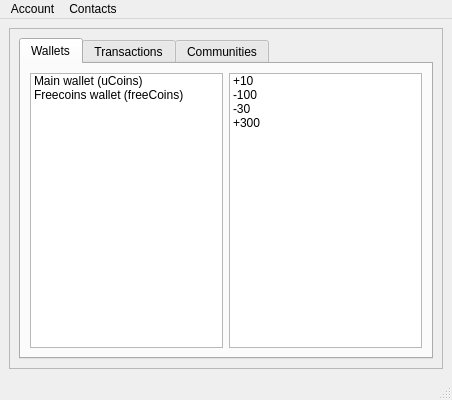
<?xml version="1.0" encoding="UTF-8"?>
<ui version="4.0">
 <class>MainWindow</class>
 <widget class="QMainWindow" name="MainWindow">
  <property name="geometry">
   <rect>
    <x>0</x>
    <y>0</y>
    <width>452</width>
    <height>400</height>
   </rect>
  </property>
  <property name="windowTitle">
   <string notr="true">CuteCoin</string>
  </property>
  <widget class="QWidget" name="centralwidget">
   <layout class="QHBoxLayout" name="horizontalLayout_2">
    <item>
     <widget class="QFrame" name="actionsFrame">
      <property name="frameShape">
       <enum>QFrame::StyledPanel</enum>
      </property>
      <property name="frameShadow">
       <enum>QFrame::Raised</enum>
      </property>
      <layout class="QVBoxLayout" name="verticalLayout">
       <item>
        <widget class="QTabWidget" name="tabWidget">
         <property name="currentIndex">
          <number>0</number>
         </property>
         <widget class="QWidget" name="walletsTab">
          <attribute name="title">
           <string>Wallets</string>
          </attribute>
          <layout class="QHBoxLayout" name="horizontalLayout">
           <item>
            <widget class="QListWidget" name="listWidget_2">
             <item>
              <property name="text">
               <string>Main wallet (uCoins)</string>
              </property>
             </item>
             <item>
              <property name="text">
               <string>Freecoins wallet (freeCoins)</string>
              </property>
             </item>
            </widget>
           </item>
           <item>
            <widget class="QListWidget" name="listWidget_3">
             <item>
              <property name="text">
               <string>+10</string>
              </property>
             </item>
             <item>
              <property name="text">
               <string>-100</string>
              </property>
             </item>
             <item>
              <property name="text">
               <string>-30</string>
              </property>
             </item>
             <item>
              <property name="text">
               <string>+300</string>
              </property>
             </item>
            </widget>
           </item>
          </layout>
         </widget>
         <widget class="QWidget" name="transactionsTab">
          <attribute name="title">
           <string>Transactions</string>
          </attribute>
          <layout class="QHBoxLayout" name="horizontalLayout_3">
           <item>
            <layout class="QVBoxLayout" name="verticalLayout_3">
             <item>
              <widget class="QLabel" name="label">
               <property name="text">
                <string>Sent</string>
               </property>
              </widget>
             </item>
             <item>
              <widget class="QListWidget" name="listWidget">
               <item>
                <property name="text">
                 <string>100 to Caner Candan (0x5D2662E0F300EBAD)</string>
                </property>
               </item>
               <item>
                <property name="text">
                 <string>30 to cgeek twicedd (0x399EB3415C237F93)</string>
                </property>
               </item>
              </widget>
             </item>
            </layout>
           </item>
           <item>
            <layout class="QVBoxLayout" name="verticalLayout_2">
             <item>
              <widget class="QLabel" name="label_2">
               <property name="text">
                <string>Received</string>
               </property>
              </widget>
             </item>
             <item>
              <widget class="QListWidget" name="listWidget_4">
               <item>
                <property name="text">
                 <string>10 from Caner Candan  (0x5D2662E0F300EBAD)</string>
                </property>
               </item>
              </widget>
             </item>
            </layout>
           </item>
          </layout>
         </widget>
         <widget class="QWidget" name="communitiesTab">
          <attribute name="title">
           <string>Communities</string>
          </attribute>
          <layout class="QHBoxLayout" name="horizontalLayout_4">
           <item>
            <widget class="QTabWidget" name="tabWidget_2">
             <property name="currentIndex">
              <number>1</number>
             </property>
             <widget class="QWidget" name="ucoinTab">
              <attribute name="title">
               <string>Ucoin</string>
              </attribute>
             </widget>
             <widget class="QWidget" name="freecoinTab">
              <attribute name="title">
               <string>FreeCoin</string>
              </attribute>
              <layout class="QHBoxLayout" name="horizontalLayout_5">
               <item>
                <layout class="QVBoxLayout" name="verticalLayout_4">
                 <item>
                  <widget class="QLabel" name="label_3">
                   <property name="text">
                    <string>Members</string>
                   </property>
                  </widget>
                 </item>
                 <item>
                  <widget class="QListWidget" name="listWidget_5">
                   <item>
                    <property name="text">
                     <string>Mister K</string>
                    </property>
                   </item>
                   <item>
                    <property name="text">
                     <string>Another guy</string>
                    </property>
                   </item>
                   <item>
                    <property name="text">
                     <string>Inso sonI</string>
                    </property>
                   </item>
                  </widget>
                 </item>
                </layout>
               </item>
               <item>
                <layout class="QVBoxLayout" name="verticalLayout_5">
                 <item>
                  <widget class="QLabel" name="label_4">
                   <property name="text">
                    <string>Last issuance</string>
                   </property>
                  </widget>
                 </item>
                 <item>
                  <widget class="QListWidget" name="listWidget_6">
                   <item>
                    <property name="text">
                     <string>110 (27/12/2014)</string>
                    </property>
                   </item>
                   <item>
                    <property name="text">
                     <string>140 (27/01/2015)</string>
                    </property>
                   </item>
                   <item>
                    <property name="text">
                     <string>190 (27/02/2015)</string>
                    </property>
                   </item>
                  </widget>
                 </item>
                </layout>
               </item>
              </layout>
             </widget>
            </widget>
           </item>
          </layout>
         </widget>
        </widget>
       </item>
      </layout>
     </widget>
    </item>
   </layout>
  </widget>
  <widget class="QMenuBar" name="menubar">
   <property name="geometry">
    <rect>
     <x>0</x>
     <y>0</y>
     <width>452</width>
     <height>20</height>
    </rect>
   </property>
   <widget class="QMenu" name="menuTr_File">
    <property name="title">
     <string>Account</string>
    </property>
    <addaction name="actionChange_account"/>
    <addaction name="actionManage_accounts"/>
    <addaction name="actionConfigure_trustable_nodes"/>
   </widget>
   <widget class="QMenu" name="menuEdit">
    <property name="title">
     <string>Contacts</string>
    </property>
    <widget class="QMenu" name="menuCaner_Candan">
     <property name="title">
      <string>Caner Candan</string>
     </property>
     <addaction name="separator"/>
     <addaction name="actionSend_a_message"/>
     <addaction name="actionSend_money"/>
     <addaction name="separator"/>
     <addaction name="actionRemove_contact"/>
    </widget>
    <widget class="QMenu" name="menuCGeek">
     <property name="title">
      <string>cGeek</string>
     </property>
     <addaction name="actionSend_a_message_2"/>
     <addaction name="actionSend_money_2"/>
     <addaction name="separator"/>
     <addaction name="actionRemove_contact_2"/>
    </widget>
    <addaction name="menuCaner_Candan"/>
    <addaction name="menuCGeek"/>
    <addaction name="separator"/>
    <addaction name="actionAdd_a_contact"/>
   </widget>
   <addaction name="menuTr_File"/>
   <addaction name="menuEdit"/>
  </widget>
  <widget class="QStatusBar" name="statusbar"/>
  <action name="actionChange_account">
   <property name="text">
    <string>Change account</string>
   </property>
  </action>
  <action name="actionManage_accounts">
   <property name="text">
    <string>Manage accounts</string>
   </property>
  </action>
  <action name="actionConfigure_trustable_nodes">
   <property name="text">
    <string>Configure trustable nodes</string>
   </property>
  </action>
  <action name="actionAdd_a_contact">
   <property name="text">
    <string>Add a contact</string>
   </property>
  </action>
  <action name="actionSend_a_message">
   <property name="text">
    <string>Send a message</string>
   </property>
  </action>
  <action name="actionSend_money">
   <property name="text">
    <string>Send money</string>
   </property>
  </action>
  <action name="actionRemove_contact">
   <property name="text">
    <string>Remove contact</string>
   </property>
  </action>
  <action name="actionSend_a_message_2">
   <property name="text">
    <string>Send a message</string>
   </property>
  </action>
  <action name="actionSend_money_2">
   <property name="text">
    <string>Send money</string>
   </property>
  </action>
  <action name="actionRemove_contact_2">
   <property name="text">
    <string>Remove contact</string>
   </property>
  </action>
 </widget>
 <resources/>
 <connections/>
</ui>
